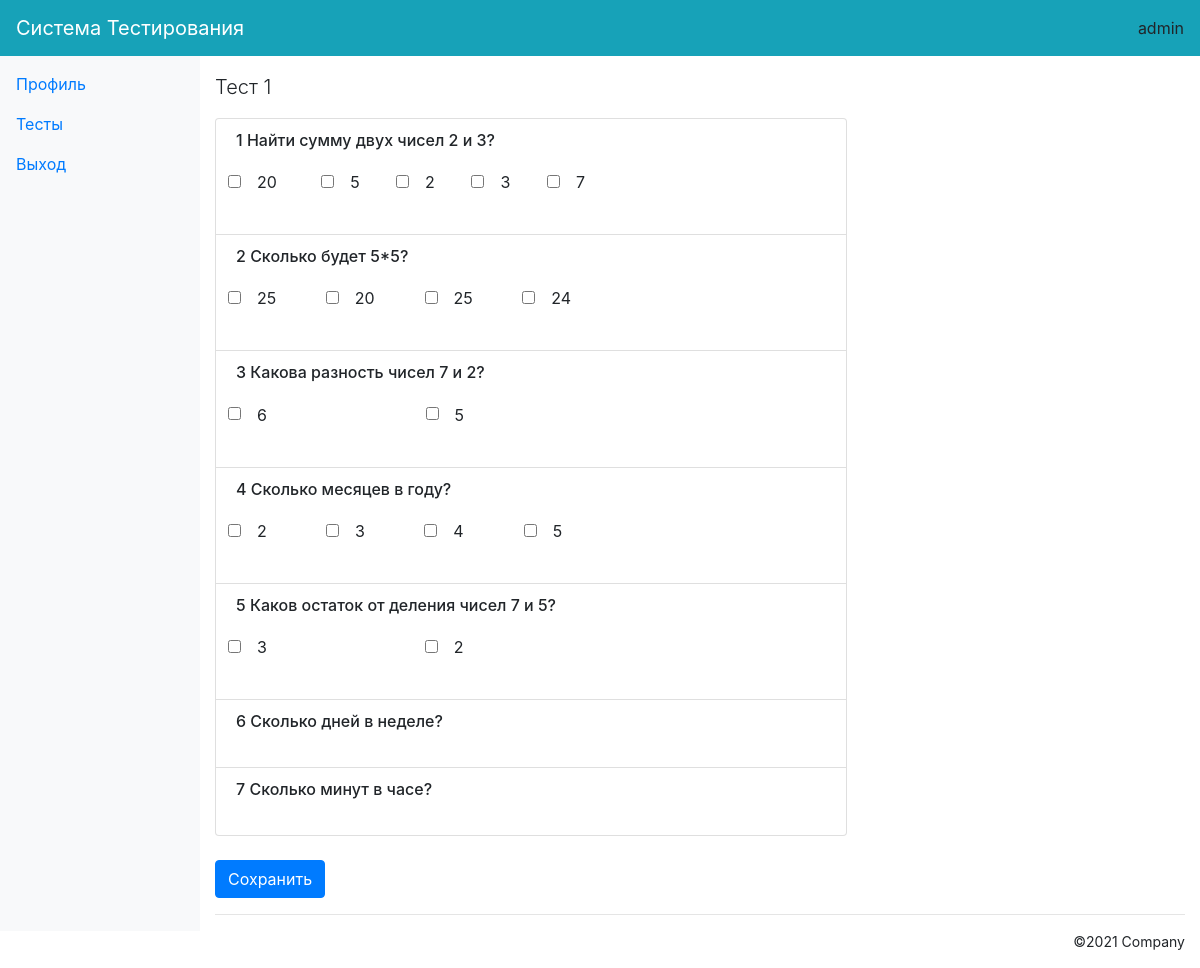
The page /test_student/1/ (signed in) on the database its author committed.
### core/models.py (models this page shows, shortened)
class TestStudent(models.Model): #Тест
    name = models.CharField(max_length=100, verbose_name='Название теста')
    discipline = models.CharField(max_length=100, verbose_name='Дисциплина')

class Question(models.Model): #Вопрос
    name = models.TextField(verbose_name='Вопрос')
    test = models.ForeignKey(TestStudent, related_name='questions', on_delete=models.CASCADE)

class Answer(models.Model): #Варянты ответа
    name = models.CharField(verbose_name='Название', max_length=100)
    question = models.ForeignKey(Question, related_name='answers', on_delete=models.CASCADE)
    is_correct = models.BooleanField()
    def __str__(self):
        return str(self.name)

### core/views.py (the view, shortened to what this page needs)
# urls.py: path('test_student', views.tests, name='tests'),
def test_student(request, id):
    test = TestStudent.objects.get(id=id)
    user, _ = Student.objects.get_or_create(user_id=request.user.id, defaults={'user_id': id})
    result = None
    results = {}
    context = {
        'test': test,
        'result': result,
    }
    return render(request, 'test_student.html', context)

### core/templates/test_student.html (shortened to what this page needs)
{% extends 'base_.html' %}
    {% block content %}
        <p class="lead mt-2">{{ test.name }}</p>
        <form method="post">{% csrf_token %}
                <ul class="list-group col-lg-8">
                    {% for question in test.questions.all %}
                        <li class="list-group-item">
                        <h6>{{ forloop.counter }} {{ question.name }}</h6>
                        <table class="table table-borderless col-lg-8">
                            <tbody>
                            <tr>
                            {% for answer in question.answers.all %}
                                <td>
                                    <input type="checkbox" class="form-check-input" name="{{ answer.id }}">&nbsp
                                    {{ answer }}
                                </td>
                             {% endfor %}
                            </tr>
                            </tbody>
                        </table>
                        </li>
                    {% endfor %}
                </ul>
            <button type="submit" class="btn btn-primary">Сохранить</button>
        </form>
    {% endblock content %}

### core/templates/top_menu.html (shortened to what this page needs)
    <nav class="navbar fixed-top navbar-expand-md navbar-dark bg-info mb-3">
    <div class="flex-row d-flex">
        <a class="navbar-brand" href="#" title="Free Bootstrap 4 Admin Template">Система Тестирования</a>
    </div>
    <div class="navbar-collapse collapse" id="collapsingNavbar">
        <ul class="navbar-nav ml-auto">
            <li class="nav-item">
                {{ request.user.username }}
            </li>
        </ul>
    </div>
</nav>

### rows shown on the page
TestStudent: name "Тест 1"
Question: name "Найти сумму двух чисел 2 и 3?"
Answer: name "20"
Answer: name "5"
Answer: name "2"
Answer: name "3"
Answer: name "7"
Question: name "Сколько будет 5*5?"
Answer: name "25"
Answer: name "20"
Answer: name "25"
Answer: name "24"
Question: name "Какова разность чисел 7 и 2?"
Answer: name "6"
Answer: name "5"
Question: name "Сколько месяцев в году?"
Answer: name "2"
Answer: name "3"
Answer: name "4"
Answer: name "5"
Question: name "Каков остаток от деления чисел 7 и 5?"
Answer: name "3"
Answer: name "2"
Question: name "Сколько дней в неделе?"
Question: name "Сколько минут в часе?"

### other values the page prints
{{ request.user.username }} "admin"
